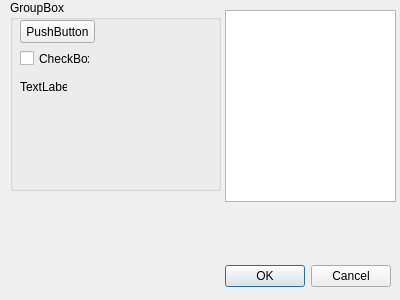
<?xml version="1.0" encoding="UTF-8"?>
<ui version="4.0">
 <class>Dialog</class>
 <widget class="QDialog" name="Dialog">
  <property name="geometry">
   <rect>
    <x>0</x>
    <y>0</y>
    <width>400</width>
    <height>300</height>
   </rect>
  </property>
  <property name="windowTitle">
   <string>Dialog</string>
  </property>
  <widget class="QDialogButtonBox" name="buttonBox">
   <property name="geometry">
    <rect>
     <x>50</x>
     <y>260</y>
     <width>341</width>
     <height>32</height>
    </rect>
   </property>
   <property name="orientation">
    <enum>Qt::Horizontal</enum>
   </property>
   <property name="standardButtons">
    <set>QDialogButtonBox::Cancel|QDialogButtonBox::Ok</set>
   </property>
  </widget>
  <widget class="QListView" name="listView">
   <property name="geometry">
    <rect>
     <x>225</x>
     <y>10</y>
     <width>171</width>
     <height>192</height>
    </rect>
   </property>
  </widget>
  <widget class="QGroupBox" name="groupBox">
   <property name="geometry">
    <rect>
     <x>10</x>
     <y>0</y>
     <width>211</width>
     <height>191</height>
    </rect>
   </property>
   <property name="title">
    <string>GroupBox</string>
   </property>
   <widget class="QPushButton" name="pushButton">
    <property name="geometry">
     <rect>
      <x>10</x>
      <y>20</y>
      <width>75</width>
      <height>23</height>
     </rect>
    </property>
    <property name="text">
     <string>PushButton</string>
    </property>
   </widget>
   <widget class="QCheckBox" name="checkBox">
    <property name="geometry">
     <rect>
      <x>10</x>
      <y>50</y>
      <width>70</width>
      <height>17</height>
     </rect>
    </property>
    <property name="text">
     <string>CheckBox</string>
    </property>
   </widget>
   <widget class="QLabel" name="label">
    <property name="geometry">
     <rect>
      <x>10</x>
      <y>80</y>
      <width>47</width>
      <height>13</height>
     </rect>
    </property>
    <property name="text">
     <string>TextLabel</string>
    </property>
   </widget>
  </widget>
 </widget>
 <resources/>
 <connections>
  <connection>
   <sender>buttonBox</sender>
   <signal>accepted()</signal>
   <receiver>Dialog</receiver>
   <slot>accept()</slot>
   <hints>
    <hint type="sourcelabel">
     <x>248</x>
     <y>254</y>
    </hint>
    <hint type="destinationlabel">
     <x>157</x>
     <y>274</y>
    </hint>
   </hints>
  </connection>
  <connection>
   <sender>buttonBox</sender>
   <signal>rejected()</signal>
   <receiver>Dialog</receiver>
   <slot>reject()</slot>
   <hints>
    <hint type="sourcelabel">
     <x>316</x>
     <y>260</y>
    </hint>
    <hint type="destinationlabel">
     <x>286</x>
     <y>274</y>
    </hint>
   </hints>
  </connection>
 </connections>
</ui>
